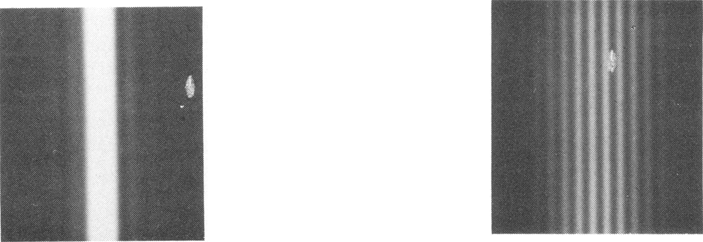
#> input picture content/sources/jonsson-page6-xref33.png, 703 x 242 px
$ python sensitivitaet.py
#> lines starting #> are read from the running program, lines starting #| are printed output that depends on the picture
#> in main, image is the input picture: PIL image 703x242 L; min 54, max 255, mean 170.6
"""Reproduzierbare relative Bildauswertung und illustrative DG-Modellvariation.

Unabhängig von den Appfunktionen und dem früheren find_peaks-Skript.
Aufruf: python content/measurement/sensitivitaet.py --output-dir /tmp/materiewelle-measurement
Abhängigkeiten: requirements.txt neben diesem Skript.
Das Originalraster wird nur gelesen. --figures ergänzt optionale PNG/SVG-Diagramme.
Der DG-Fall 42,5 V / 60° ist nur eine Modellvariation, keine historische Messreihe;
der aktive D2-Sekundärbefund im Datenkanon lautet 54 eV / ungefähr 50°.
"""
from __future__ import annotations

import argparse
import hashlib
import json
import math
import os
from pathlib import Path

os.environ.setdefault("MPLCONFIGDIR", "/tmp/materiewelle-matplotlib")
os.environ.setdefault("XDG_CACHE_HOME", "/tmp/materiewelle-cache")
import matplotlib
matplotlib.use("Agg")
import matplotlib.pyplot as plt
from matplotlib.patches import Rectangle
import numpy as np
from PIL import Image

HERE = Path(__file__).resolve().parent
OUT = HERE
ROOT = HERE.parents[1]
SOURCE = ROOT / "content/sources/jonsson-page6-xref33.png"
CANON = ROOT / "content/data/versuchsdaten.json"
IMAGE_HASH = "d8952b3336cb499884f2cbe600cc15645f8bc1c406b1c4e7f43f3bc4d9553bb6"
# Eight disjoint search windows chosen after visual examination of Figure 8.
# Coordinates refer to the entire 703 x 242 raster, not a displayed crop.
WINDOWS = [(545, 558), (558, 572), (572, 586), (586, 600),
           (600, 614), (614, 628), (628, 642), (642, 655)]
BANDS = [("basis", "Breites unteres Band", 100, 220),
         ("oben", "Oberes Band", 20, 45),
         ("unten", "Unteres Band", 145, 220)]
EXTRA_BANDS = [("mitte_oben", "Mittleres oberes Band", 70, 100),
               ("mitte_unten", "Mittleres unteres Band", 100, 145),
               ("fuss", "Schmales unteres Band", 180, 220)]
COLORS = ["#803b50", "#3d6680", "#37796c"]


def write_json(name, data):
    (OUT / name).write_text(json.dumps(data, ensure_ascii=False, indent=2,
                                     allow_nan=False) + "\n")


def spacing_summary(markers):
    positions = np.asarray(markers, dtype=float)
    if positions.shape != (8,) or not np.all(np.isfinite(positions)):
        raise ValueError("Exactly eight finite native x coordinates required")
    gaps = np.diff(positions)
    if not np.all(gaps > 0):
        raise ValueError("Markers must remain in ascending order")
    order = np.arange(8, dtype=float)
    weights = (order - order.mean()) / np.sum((order - order.mean()) ** 2)
    slope = float(weights @ positions)
    mean = float((positions[-1] - positions[0]) / 7)
    return {
        "individual_gaps_px": gaps.tolist(),
        "interval_count": 7,
        "endpoint_mean_spacing_px": mean,
        "sample_gap_sd_px": float(np.std(gaps, ddof=1)),
        "ols_slope_spacing_px": slope,
        "ols_slope_minus_endpoint_px": slope - mean,
    }


def profile_analysis(pixels, band):
#> called with band = ('basis', 'Breites unteres Band', 100, 220)
    ident, label, y0, y1 = band
    profile = pixels[y0:y1, :].mean(axis=0)
    integer = [lo + int(np.argmax(profile[lo:hi])) for lo, hi in WINDOWS]
    subpixel = []
    for peak, (lo, hi) in zip(integer, WINDOWS):
        # Reject boundary maxima. A clipped search range is not a measured peak.
        if not lo < peak < hi - 1:
            raise ValueError(f"Peak touches search-window edge: {ident} x={peak}")
        left, center, right = profile[peak - 1:peak + 2]
        denominator = left - 2 * center + right
        if denominator >= 0:
            raise ValueError("Local parabolic fit is not concave")
        offset = 0.5 * (left - right) / denominator
        if abs(offset) > .5:
            raise ValueError("Subpixel peak unexpectedly outside nearest pixel")
        subpixel.append(float(peak + offset))
    return {
        "id": ident, "label_de": label,
        "band_y_px": [y0, y1], "band_stop_exclusive": True,
        "marker_y_px": (y0 + y1) / 2,
        "integer_markers_x_px": integer,
        "integer_summary": spacing_summary(integer),
        "parabolic_markers_x_px": subpixel,
        "parabolic_summary": spacing_summary(subpixel),
        "profile_x_start_px": 545,
        "profile_mean_grayscale": profile[545:655].tolist(),
    }


def jonsson(pixels):
    profiles = [profile_analysis(pixels, band) for band in BANDS]
#> profiles = 3 items
    extras = [profile_analysis(pixels, band) for band in EXTRA_BANDS]
#> extras = 3 items
    base = profiles[0]["integer_markers_x_px"]
#> base = [551, 564, 578, 592, 606, 620, 634, 647]
    base_summary = spacing_summary(base)
#> base_summary = {'individual_gaps_px': [13, 14, 14, 14, 14, 14, 13], 'interval_count': 7, 'endpoint_mean_spacing_px': 13.71, 'sample_gap_sd_px': 0.488, 'ols_slope_spacing_px': 13.83, 'ols_slope_minus_endpoint_px': 0.119}
    perturbations = []
    for ident, label, changes in [
        ("inner_plus_one", "Innere Marke x₃ um +1 Pixel", {3: 1}),
        ("right_plus_one", "Rechter Endpunkt um +1 Pixel", {7: 1}),
        ("common_plus_one", "Alle Marken um +1 Pixel", dict.fromkeys(range(8), 1)),
        ("endpoints_outward", "Endpunkte jeweils 1 Pixel nach außen", {0: -1, 7: 1}),
    ]:
        moved = [x + changes.get(i, 0) for i, x in enumerate(base)]
        summary = spacing_summary(moved)
        perturbations.append({"id": ident, "label_de": label,
                              "markers_x_px": moved, "summary": summary,
                              "mean_change_px": summary["endpoint_mean_spacing_px"]
                              - base_summary["endpoint_mean_spacing_px"]})
#> this loop made 4 passes
#> (positions in spacing_summary, gaps in spacing_summary, slope in spacing_summary, mean in spacing_summary) on passes 1 to 4: ([551, 564, 578, 593, 606, 620, 634, 647], [13, 14, 15, 13, 14, 14, 13], 13.82, 13.71), ([551, 564, 578, 592, 606, 620, 634, 648], [13, 14, 14, 14, 14, 14, 14], 13.92, 13.86), ([552, 565, 579, 593, 607, 621, 635, 648], [13, 14, 14, 14, 14, 14, 13], 13.83, 13.71), ([550, 564, 578, 592, 606, 620, 634, 648], [14, 14, 14, 14, 14, 14, 14], 14, 14)
#> after the loop, perturbations = 4 items

    sigma_x = 1 / math.sqrt(12)  # model: independent Uniform(-.5, .5) rounding
    covariance = np.zeros((7, 7))
    for row in range(7):
        covariance[row, row] = 2 * sigma_x**2
        if row < 6:
            covariance[row, row + 1] = covariance[row + 1, row] = -sigma_x**2
    integer_means = [p["integer_summary"]["endpoint_mean_spacing_px"] for p in profiles]
#> integer_means = [13.71, 13.86, 13.86]
    all_means = [p[method]["endpoint_mean_spacing_px"] for p in profiles
                 for method in ["integer_summary", "parabolic_summary"]]
#> all_means = [13.71, 13.72, 13.86, 13.88, 13.86, 13.77]
    crop_origin = [490, 0]
    # A lossless crop with correct coordinate translation changes no measurements.
    crop = pixels[:, crop_origin[0]:703]
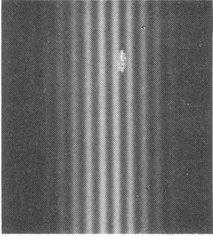
#> crop: shape (242, 213); min 54, max 255, mean 108
    crop_profile = crop[100:220].mean(axis=0)
#> crop_profile = 213 values, max 252.9 at index 0, min 73.47 at index 26, mean 101.6
    cropped_markers = [lo - 490 + int(np.argmax(crop_profile[lo - 490:hi - 490]))
                       for lo, hi in WINDOWS]
#> cropped_markers = [61, 74, 88, 102, 116, 130, 144, 157]
    result = {
        "schema_version": "1.0", "kind": "derived_method_sensitivity_not_new_canonical_data",
        "source_image": str(SOURCE.relative_to(ROOT)), "source_image_sha256": IMAGE_HASH,
        "calculation_script": str(Path(__file__).resolve().relative_to(ROOT)),
        "calculation_script_sha256": hashlib.sha256(Path(__file__).read_bytes()).hexdigest(),
        "source_id": "J1", "pdf_page": 6, "printed_page": 9,
        "figure": "8, right photograph within embedded raster xref33",
        "native_width_px": 703, "native_height_px": 242,
        "coordinate_origin": "upper left of full embedded raster; x right, y down; zero indexed",
        "processing": "Original RGB-to-L grayscale, arithmetic mean over declared y band; no resizing, contrast adjustment or smoothing. One maximum per declared disjoint x window.",
        "search_windows_x_px": [list(w) for w in WINDOWS], "window_stop_exclusive": True,
        "integer_method": "numpy.argmax in each of eight predefined search windows; reject peaks touching a window edge",
        "parabolic_method": "three-point quadratic interpolation about integer peak: offset=0.5*(G[-1]-G[+1])/(G[-1]-2*G[0]+G[+1]); interpolation only, no claim of subpixel accuracy",
        "profiles": profiles, "supplementary_profiles": extras,
        "marker_perturbations": perturbations,
        "crop_control": {"crop_rectangle_xyxy_px": [490, 0, 703, 242],
                         "local_markers_x_px": cropped_markers,
                         "restored_native_markers_x_px": [x + 490 for x in cropped_markers],
                         "mean_spacing_px": spacing_summary(cropped_markers)["endpoint_mean_spacing_px"],
                         "operation": "lossless array crop; no resampling"},
        "method_spreads": {
            "primary_three_integer_min_px": min(integer_means),
            "primary_three_integer_max_px": max(integer_means),
            "primary_three_integer_range_px": max(integer_means) - min(integer_means),
            "primary_three_integer_range_relative_to_base_percent": 100 * (max(integer_means) - min(integer_means)) / integer_means[0],
            "primary_three_bands_two_methods_min_px": min(all_means),
            "primary_three_bands_two_methods_max_px": max(all_means),
            "primary_three_bands_two_methods_range_px": max(all_means) - min(all_means),
            "interpretation": "Observed sensitivity in selected analyses of one raster, not confidence interval, independent replication or historical measurement uncertainty",
        },
        "illustrative_rounding_model": {
            "status": "chosen error model for explanation only; not validated for this photograph",
            "position_error_distribution": "independent uniform rounding in [-0.5,+0.5] native pixel",
            "sigma_position_px": sigma_x,
            "adjacent_gap_correlation": -0.5,
            "gap_covariance_matrix_px2": covariance.tolist(),
            "sigma_endpoint_mean_px": math.sqrt(2) * sigma_x / 7,
            "incorrect_sigma_if_gaps_assumed_independent_px": math.sqrt(2) * sigma_x / math.sqrt(7),
            "worst_case_endpoint_mean_error_px": 1 / 7,
            "ols_sigma_slope_px_under_same_independent_position_model": sigma_x / math.sqrt(42),
            "common_translation_effect_on_spacing": 0,
            "uncertain_scale_effect": "If x'=a*x+b, mean spacing'=a*mean spacing. Translation b cancels; unknown a does not.",
        },
        "absolute_calibration": None,
        "limits": ["Gray level is not calibrated electron intensity", "Single reproduction, no independent acquisitions",
                   "Profiles partly overlap; method spread is not an uncertainty budget",
                   "No absolute wavelength, no derived photograph magnification, no historical uncertainty inferred",
                   "Pixel pitch is not the sole peak-location limit: grain, print scan and fringe geometry also matter"],
        "measurement_performed_by": "AI agent; pupil's own marker placement and interpretation remain open",
    }
    write_json("joensson_sensitivitaet.json", result)
    return result


def dg():
    canon = json.loads(CANON.read_text())
    constants = canon["constants"]
    h, e, m = (constants[key]["value"] for key in ["h", "e", "electron_mass"])
    U0, phi0, D0 = 42.5, 60.0, .215e-9

    # [4 lines left out: function wavelength, not called in this run]

    def ratio(U, phi, D):
        return D * math.sin(math.radians(phi)) / wavelength(U)

    R0 = ratio(U0, phi0, D0)
    cases = []
    for ident, delta_u, delta_phi, delta_d in [
        ("U_minus", -.5, 0, 0), ("U_plus", .5, 0, 0),
        ("phi_minus", 0, -1, 0), ("phi_plus", 0, 1, 0),
        ("D_minus", 0, 0, -.001e-9), ("D_plus", 0, 0, .001e-9),
        ("all_minus", -.5, -1, -.001e-9), ("all_plus", .5, 1, .001e-9),
    ]:
        U, phi, D = U0 + delta_u, phi0 + delta_phi, D0 + delta_d
        rel_linear = delta_d / D0 + math.radians(delta_phi) / math.tan(math.radians(phi0)) + delta_u / (2 * U0)
        exact = ratio(U, phi, D)
        linear = R0 * (1 + rel_linear)
        cases.append({"id": ident, "U_V": U, "phi_deg": phi, "D_nm": D * 1e9,
                      "lambda_NR_nm": wavelength(U) * 1e9,
                      "lambda_surface_nm": D * math.sin(math.radians(phi)) * 1e9,
                      "ratio_exact": exact, "ratio_linear": linear,
                      "signed_residual_exact_percent": 100 * (exact - 1),
                      "signed_residual_linear_percent": 100 * (linear - 1),
                      "linear_minus_exact_percentage_points": 100 * (linear - exact)})
    threshold = h**2 / (2 * m * e * D0**2)
    inversions = []
    for U in [32.0, threshold, 33.0, 42.5]:
        q = wavelength(U) / D0
        # Only the analytically constructed threshold can be clamped for binary rounding.
        valid = q <= 1 or U == threshold
        angle = math.degrees(math.asin(min(q, 1))) if valid else None
        inversions.append({"U_V": U, "lambda_NR_nm": wavelength(U) * 1e9,
                           "lambda_over_D": q, "has_real_angle": valid,
                           "phi_predicted_deg": angle,
                           "dphi_dU_deg_per_V": -math.degrees(math.tan(math.radians(angle))) / (2 * U)
                           if valid and U > threshold else None})
    result = {
        "schema_version": "1.0", "kind": "chosen_model_variation_not_historical_uncertainty",
        "canonical_input_file": str(CANON.relative_to(ROOT)),
        "canonical_input_sha256_at_calculation": hashlib.sha256(CANON.read_bytes()).hexdigest(),
        "source_status": "Illustrative model case 42.5 V / 60 deg retained from a rejected private project plan, not historical evidence. Active canonical D2 case is 54 eV / approximately 50 deg. D=.215nm is a chosen structural input, not fitted from lambda. See content/sources/README.md.",
        "constants": {key: constants[key] for key in ["h", "e", "electron_mass"]},
        "base": {"U_V": U0, "phi_deg": phi0, "D_nm": D0 * 1e9, "order": 1,
                 "lambda_NR_nm": wavelength(U0) * 1e9,
                 "lambda_surface_nm": D0 * math.sin(math.radians(phi0)) * 1e9,
                 "ratio": R0, "signed_residual_percent": 100 * (R0 - 1)},
        "model": "Normal incidence; n=1; phi from outward surface normal; D is row spacing within surface, not Bragg d; nonrelativistic electron momentum",
        "linearization": "R=lambda_surface/lambda_NR; delta R/R0 = delta D/D0 + cot(phi0)*delta phi_rad + delta U/(2*U0)",
        "chosen_variations": {"U_V": .5, "phi_deg": 1, "D_nm": .001,
                              "status": "illustrative parameter ranges, not measured errors or fitted corrections"},
        "cases": cases,
        "inverse_model": {"minimum_voltage_V": threshold,
                          "condition": "lambda(U)/D <=1, equivalently U >= h^2/(2*m*e*D^2), for n=1",
                          "cases": inversions,
                          "derivative": "dphi/dU = -tan(phi)/(2U) in radians per volt; diverges at threshold from above",
                          "interpretation": "Small wavelength residual at32V does not create a real predicted angle in this strict model"},
        "historical_measurement_uncertainty": None,
    }
    write_json("dg_sensitivitaet.json", result)
    return result, ratio


# [106 lines left out: functions checks, figures, not called in this run]


def main():
    global OUT
    parser = argparse.ArgumentParser(description=__doc__)
    parser.add_argument("--output-dir", type=Path, default=HERE,
                        help="Directory for generated JSON files (default: script directory)")
    parser.add_argument("--figures", action="store_true",
                        help="Also generate PNG and SVG method illustrations")
    args = parser.parse_args()
    OUT = args.output_dir.resolve()
    if hashlib.sha256(SOURCE.read_bytes()).hexdigest() != IMAGE_HASH:
        raise ValueError("Original raster hash differs; inspect source before recalculation")
    with Image.open(SOURCE) as image:
        if image.size != (703, 242):
            raise ValueError("Unexpected original raster dimensions")
        pixels = np.asarray(image.convert("L"))
    OUT.mkdir(parents=True, exist_ok=True)
    j = jonsson(pixels)
#> j = 27 items
    d, ratio = dg()
    checks(j, d, ratio)
    if args.figures:
        figures(pixels, j, d, ratio)
    print(json.dumps({"jonsson_integer_means_px": [p["integer_summary"]["endpoint_mean_spacing_px"] for p in j["profiles"]],
                      "dg_base_residual_percent": d["base"]["signed_residual_percent"],
                      "self_checks_passed": 8}, ensure_ascii=False))


if __name__ == "__main__":
#> (the run stopped early here; a loop or call above may not have finished)
